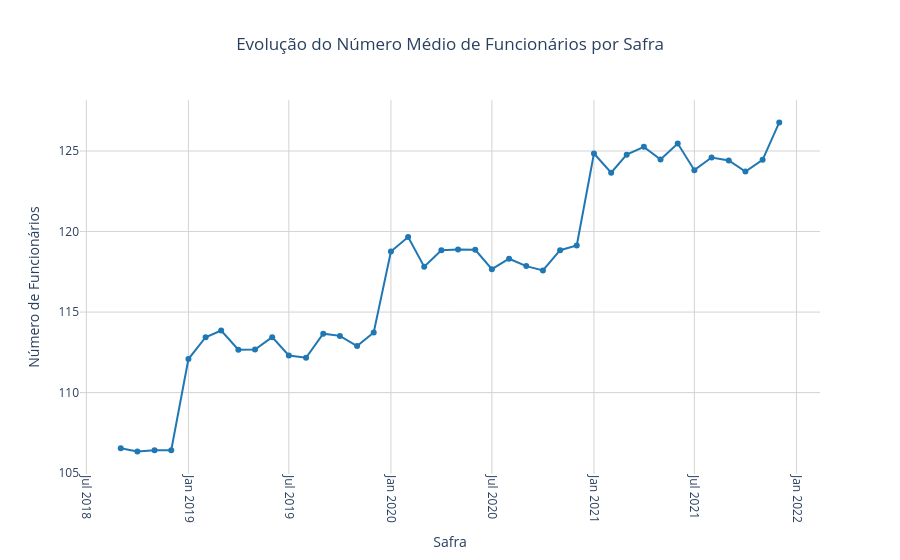

Source (notebook cell):
### Code cell
df_evolucao_no_funcionarios = (
    df_base_info_tratado
    .groupby('safra_ref')['no_funcionarios']
    .mean()
    .reset_index(name='no_funcionarios')
    )

fig = px.line(
    df_evolucao_no_funcionarios,
    x='safra_ref',
    y='no_funcionarios',
    markers=True,
    title='Evolução do Número Médio de Funcionários por Safra',
    color_discrete_sequence=['#1f77b4'],
    labels={
        'safra_ref': 'Safra',
        'no_funcionarios': 'Número de Funcionários'
    }
)

fig.update_layout(
    title_x=0.5,
    plot_bgcolor='white',
    xaxis=dict(showgrid=True, gridcolor='lightgray', tickangle=90),
    yaxis=dict(showgrid=True, gridcolor='lightgray')
)

fig.show()

### Figure 1 — Plotly figure (JSON) as saved in the notebook; plotly's stock layout.template omitted (floating-point values rounded to 4 significant figures)
{"data": [{"hovertemplate": "Safra=%{x}<br>Número de Funcionários=%{y}<extra></extra>", "legendgroup": "", "line": {"color": "#1f77b4", "dash": "solid"}, "marker": {"symbol": "circle"}, "mode": "lines+markers", "name": "", "orientation": "v", "showlegend": false, "type": "scatter", "x": ["2018-09", "2018-10", "2018-11", "2018-12", "2019-01", "2019-02", "2019-03", "2019-04", "2019-05", "2019-06", "2019-07", "2019-08", "2019-09", "2019-10", "2019-11", "2019-12", "2020-01", "2020-02", "2020-03", "2020-04", "2020-05", "2020-06", "2020-07", "2020-08", "2020-09", "2020-10", "2020-11", "2020-12", "2021-01", "2021-02", "2021-03", "2021-04", "2021-05", "2021-06", "2021-07", "2021-08", "2021-09", "2021-10", "2021-11", "2021-12"], "xaxis": "x", "y": [106.5, 106.3, 106.4, 106.4, 112.1, 113.4, 113.9, 112.7, 112.7, 113.4, 112.3, 112.2, 113.7, 113.5, 112.9, 113.7, 118.8, 119.7, 117.8, 118.8, 118.9, 118.9, 117.7, 118.3, 117.9, 117.6, 118.8, 119.1, 124.8, 123.7, 124.8, 125.3, 124.5, 125.5, 123.8, 124.6, 124.4, 123.7, 124.5, 126.8], "yaxis": "y"}], "layout": {"legend": {"tracegroupgap": 0}, "plot_bgcolor": "white", "title": {"text": "Evolução do Número Médio de Funcionários por Safra", "x": 0.5}, "xaxis": {"anchor": "y", "domain": [0, 1], "gridcolor": "lightgray", "showgrid": true, "tickangle": 90, "title": {"text": "Safra"}}, "yaxis": {"anchor": "x", "domain": [0, 1], "gridcolor": "lightgray", "showgrid": true, "title": {"text": "Número de Funcionários"}}}}
